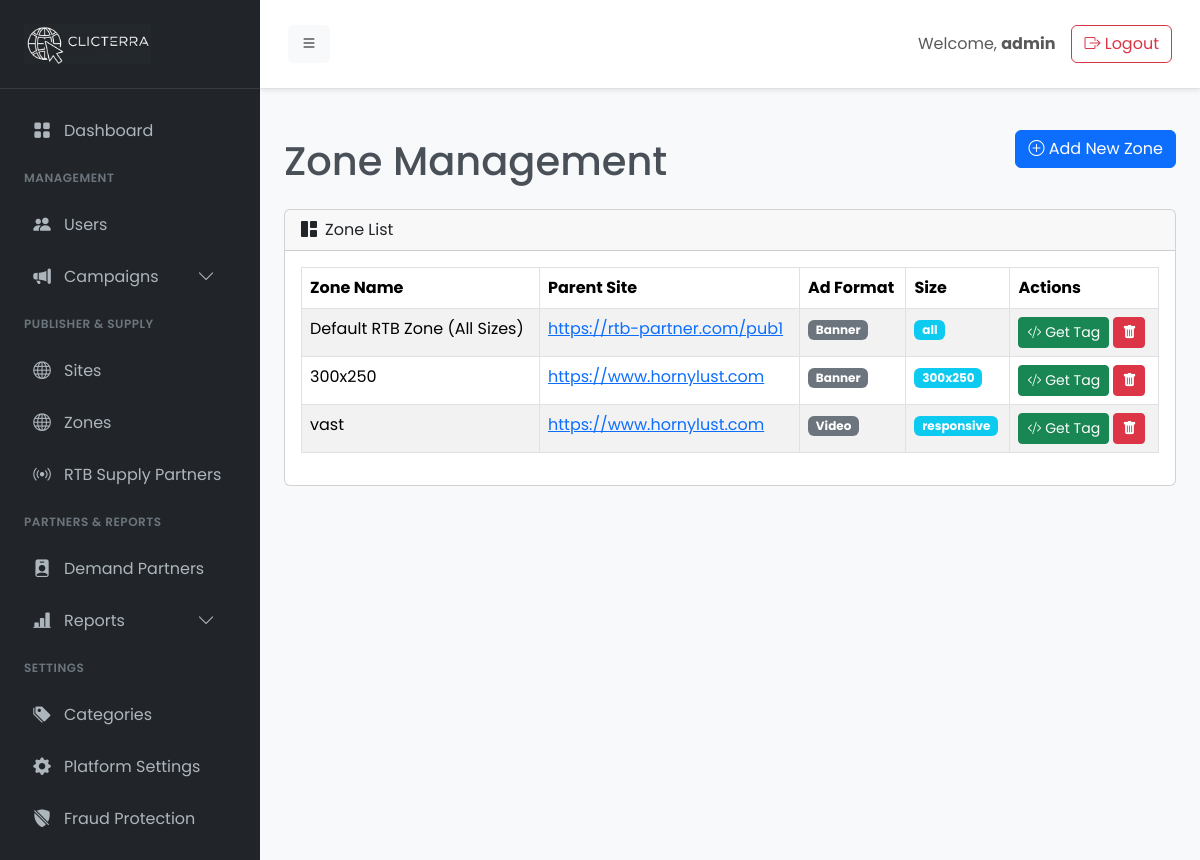
Page /admin/zone.php (signed in) on the earlier database version.
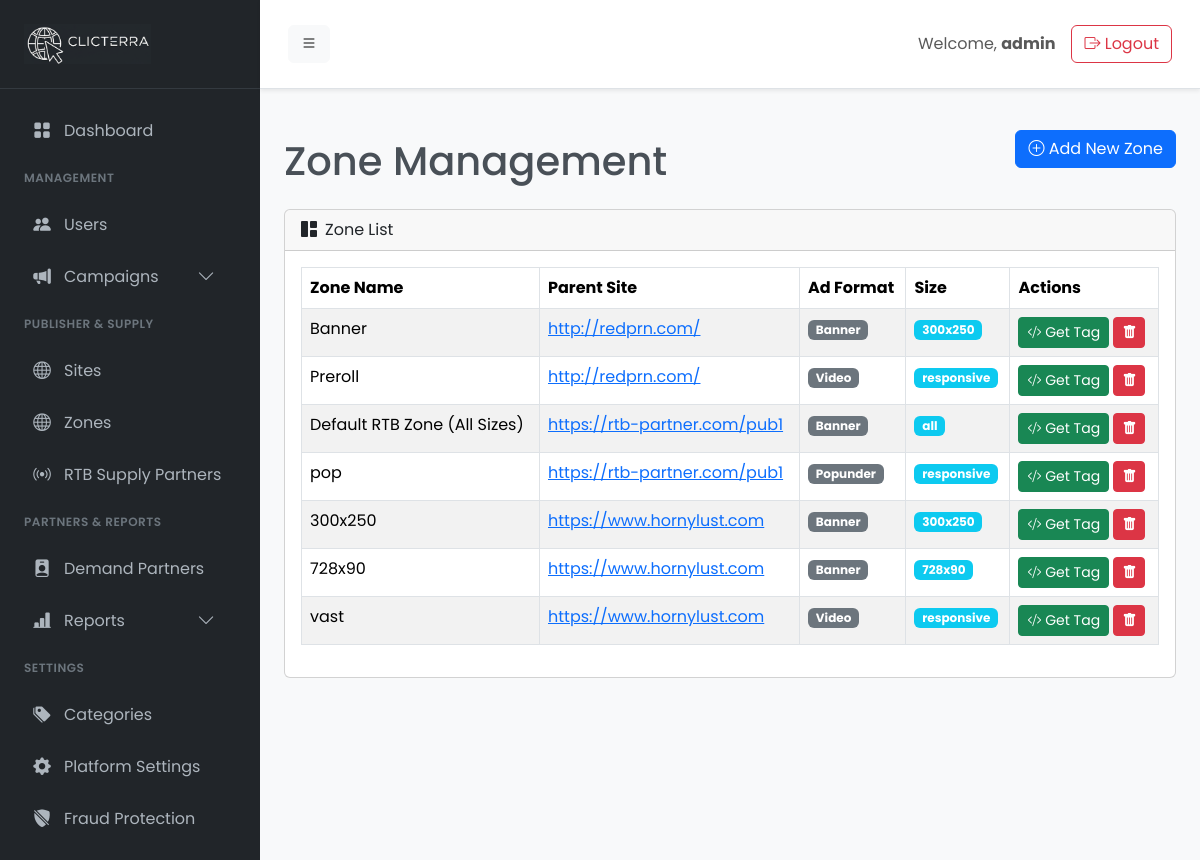
Same page on the later database version.
### tables this page shows
CREATE TABLE `zones` (
  `id` int(11) NOT NULL,
  `site_id` int(11) NOT NULL,
  `ad_format_id` int(11) NOT NULL,
  `name` varchar(150) NOT NULL,
  `size` varchar(50) NOT NULL,
  `external_tag_id` varchar(255) DEFAULT NULL,
  `created_at` timestamp NULL DEFAULT current_timestamp()
);

CREATE TABLE `sites` (
  `id` int(11) NOT NULL,
  `user_id` int(11) NOT NULL,
  `category_id` int(11) NOT NULL,
  `url` varchar(255) NOT NULL,
  `status` enum('pending','approved','rejected') DEFAULT 'pending',
  `created_at` timestamp NULL DEFAULT current_timestamp()
);

CREATE TABLE `ad_formats` (
  `id` int(11) NOT NULL,
  `name` varchar(100) NOT NULL,
  `status` tinyint(1) NOT NULL DEFAULT 1
);

### includes/settings.php (called while the page is built, shortened)
<?php
function get_setting($key, $conn = null) {
    static $settings = null;
    if ($settings === null && $conn) {
        $settings = [];
        $result = $conn->query("SELECT setting_key, setting_value FROM settings");
        if ($result) {
            while ($row = $result->fetch_assoc()) {
                $settings[$row['setting_key']] = $row['setting_value'];
            }
        }
    }
    return $settings[$key] ?? null;
}

### admin/zone.php (the view, shortened to what this page needs)
<?php
require_once __DIR__ . '/init.php';
$zones_sql = "
    SELECT
        z.id,
        z.name,
        z.size,
        z.created_at,
        s.url AS site_url,
        af.name AS ad_format_name
    FROM
        zones z
    JOIN
        sites s ON z.site_id = s.id
    LEFT JOIN
        ad_formats af ON z.ad_format_id = af.id
    ORDER BY
        s.url, z.name ASC";
$zones_result = $conn->query($zones_sql);
$ad_server_domain = get_setting('ad_server_domain', $conn);
?>
<?php require_once __DIR__ . '/templates/header.php'; ?>
<div class="d-flex justify-content-between align-items-center mb-4">
    <h1 class="mt-4 mb-0">Zone Management</h1>
    <div><button class="btn btn-primary" data-bs-toggle="modal" data-bs-target="#addZoneModal"><i class="bi bi-plus-circle"></i> Add New Zone</button></div>
</div>
<div class="card">
    <div class="card-header"><i class="bi bi-grid-1x2-fill me-2"></i>Zone List</div>
    <div class="card-body">
        <div class="table-responsive">
            <table class="table table-striped table-bordered">
                <thead><tr><th>Zone Name</th><th>Parent Site</th><th>Ad Format</th><th>Size</th><th>Actions</th></tr></thead>
                <tbody>
                    <?php if ($zones_result && $zones_result->num_rows > 0): ?>
                        <?php while($row = $zones_result->fetch_assoc()): ?>
                            <tr>
                                <td><?php echo htmlspecialchars($row['name']); ?></td>
                                <td><a href="<?php echo htmlspecialchars($row['site_url']); ?>" target="_blank"><?php echo htmlspecialchars($row['site_url']); ?></a></td>
                                <td><span class="badge bg-secondary"><?php echo htmlspecialchars($row['ad_format_name'] ?? 'N/A'); ?></span></td>
                                <td><span class="badge bg-info"><?php echo htmlspecialchars($row['size']); ?></span></td>
                                <td>
                                    <button class="btn btn-sm btn-success get-tag-btn" data-bs-toggle="modal" data-bs-target="#getTagModal" data-zone-id="<?php echo $row['id']; ?>" title="Get Ad Tag"><i class="bi bi-code-slash"></i> Get Tag</button>
                                    <button class="btn btn-sm btn-danger delete-btn" data-bs-toggle="modal" data-bs-target="#deleteZoneModal" data-id="<?php echo $row['id']; ?>" data-name="<?php echo htmlspecialchars($row['name']); ?>" title="Delete Zone"><i class="bi bi-trash-fill"></i></button>
                                </td>
                            </tr>
                        <?php endwhile; ?>
                    <?php else: ?>
                        <tr><td colspan="5" class="text-center">No zones found.</td></tr>
                    <?php endif; ?>
                </tbody>
            </table>
        </div>
    </div>
</div>
<?php
require_once __DIR__ . '/templates/footer.php';
?>

### admin/templates/header.php (shortened to what this page needs)
<!DOCTYPE html>
<html lang="en">
<head>
    <link href="https://cdn.jsdelivr.net/npm/bootstrap@5.3.3/dist/css/bootstrap.min.css" rel="stylesheet">
    <link rel="stylesheet" href="https://cdn.jsdelivr.net/npm/bootstrap-icons@1.11.3/font/bootstrap-icons.min.css">
    <link rel="stylesheet" href="assets/css/style.css">
</head>
<body>
    <div class="wrapper">
        <?php require_once __DIR__ . '/sidebar.php'; ?>
        <div class="main-content" id="main-content">
            <header class="header shadow-sm">
                <nav class="navbar navbar-expand-lg navbar-light bg-white py-3">
                    <div class="container-fluid">
                        <button class="btn btn-light" type="button" id="sidebar-toggle">
                            <i class="bi bi-list"></i>
                        </button>
                        <div class="ms-auto d-flex align-items-center">
                            <span class="navbar-text me-3">
                                Welcome, <strong><?php echo htmlspecialchars($_SESSION['username']); ?></strong>
                            </span>
                            <a href="logout.php" class="btn btn-outline-danger">
                                <i class="bi bi-box-arrow-right"></i> Logout
                            </a>
                        </div>
                    </div>
                </nav>
            </header>
            <main class="content">
                <div class="container-fluid p-4">

### admin/templates/sidebar.php (shortened to what this page needs)
<aside class="sidebar" id="sidebar">
    <div class="sidebar-header">
        <a href="dashboard.php" class="sidebar-brand">
            <?php
            $logo_path = get_setting('site_logo', $conn);
            if ($logo_path && file_exists(__DIR__ . '/../' . $logo_path)) {
                echo '<img src="' . htmlspecialchars($logo_path) . '" alt="Site Logo" style="max-height: 40px; width: auto;">';
            } else {
                echo 'AdServer';
            }
            ?>
        </a>
    </div>
    <div class="sidebar-body">
        <ul class="sidebar-nav">
            <li class="sidebar-item"><a href="dashboard.php" class="sidebar-link"><i class="bi bi-grid-fill"></i><span>Dashboard</span></a></li>
            <li class="sidebar-item-title">MANAGEMENT</li>
            <li class="sidebar-item"><a href="user.php" class="sidebar-link"><i class="bi bi-people-fill"></i><span>Users</span></a></li>
            <li class="sidebar-item">
                <a href="#campaigns-menu" data-bs-toggle="collapse" class="sidebar-link collapsed"><i class="bi bi-megaphone-fill"></i><span>Campaigns</span><i class="bi bi-chevron-down dropdown-icon"></i></a>
            </li>
            <li class="sidebar-item-title">PUBLISHER & SUPPLY</li>
            <li class="sidebar-item"><a href="site.php" class="sidebar-link"><i class="bi bi-globe"></i><span>Sites</span></a></li>
            <li class="sidebar-item"><a href="zone.php" class="sidebar-link"><i class="bi bi-globe"></i><span>Zones</span></a></li>
            <li class="sidebar-item"><a href="supply-partners.php" class="sidebar-link"><i class="bi bi-broadcast"></i><span>RTB Supply Partners</span></a></li>
            <li class="sidebar-item-title">PARTNERS & REPORTS</li>
            <li class="sidebar-item"><a href="ssp.php" class="sidebar-link"><i class="bi bi-person-badge-fill"></i><span>Demand Partners</span></a></li>
            <li class="sidebar-item">
                <a href="#reports-menu" data-bs-toggle="collapse" class="sidebar-link collapsed"><i class="bi bi-bar-chart-line-fill"></i><span>Reports</span><i class="bi bi-chevron-down dropdown-icon"></i></a>
            </li>
            <li class="sidebar-item-title">SETTINGS</li>
            <li class="sidebar-item"><a href="category.php" class="sidebar-link"><i class="bi bi-tags-fill"></i><span>Categories</span></a></li>
            <li class="sidebar-item"><a href="settings.php" class="sidebar-link"><i class="bi bi-gear-fill"></i><span>Platform Settings</span></a></li>
            <li class="sidebar-item"><a href="fraud-settings.php" class="sidebar-link"><i class="bi bi-shield-slash-fill"></i><span>Fraud Protection</span></a></li>
        </ul>
    </div>
</aside>

### admin/templates/footer.php (shortened to what this page needs)
                </div>
            </main>
        </div>
    </div>
</body>
</html>

### admin/assets/css/style.css (style rules this page uses)
body { font-family: 'Poppins', sans-serif; background-color: #f8f9fa; color: #495057; }
.wrapper { display: flex; width: 100%; align-items: stretch; }
.sidebar { width: 260px; background: #212529; color: #adb5bd; min-height: 100vh; transition: margin-left 0.35s ease-in-out; }
.sidebar-header { padding: 1.5rem; display: flex; justify-content: space-between; align-items: center; border-bottom: 1px solid #343a40; }
.sidebar-brand { font-size: 1.5rem; font-weight: 600; color: #fff; text-decoration: none; }
.sidebar-body { padding: 1rem 0; }
.sidebar-nav { padding-left: 0; list-style: none; }
.sidebar-item-title { padding: 0.75rem 1.5rem; font-size: 0.75rem; font-weight: 600; color: #6c757d; text-transform: uppercase; letter-spacing: 0.5px; }
.sidebar-item { padding: 0 1rem; }
.sidebar-link { display: flex; align-items: center; padding: 0.8rem 1rem; color: #adb5bd; text-decoration: none; border-radius: 0.25rem; transition: background-color 0.2s ease-in-out, color 0.2s ease-in-out; }
.sidebar-link i { margin-right: 0.75rem; font-size: 1.1rem; width: 20px; text-align: center; }
.sidebar-link .dropdown-icon { margin-left: auto; transition: transform 0.3s ease; }
.main-content { flex-grow: 1; width: calc(100% - 260px); transition: margin-left 0.35s ease-in-out; margin-left: 0; }
.header { background: #fff; border-bottom: 1px solid #dee2e6; padding: 0.5rem 1rem; }

Differences in the rows shown:
added zones: name "Banner", site.url "http://redprn.com/", ad_format.name "Banner", size "300x250"
added zones: name "Preroll", site.url "http://redprn.com/", ad_format.name "Video", size "responsive"
added zones: name "pop", site.url "https://rtb-partner.com/pub1", ad_format.name "Popunder", size "responsive"
added zones: name "728x90", site.url "https://www.hornylust.com", ad_format.name "Banner", size "728x90"
